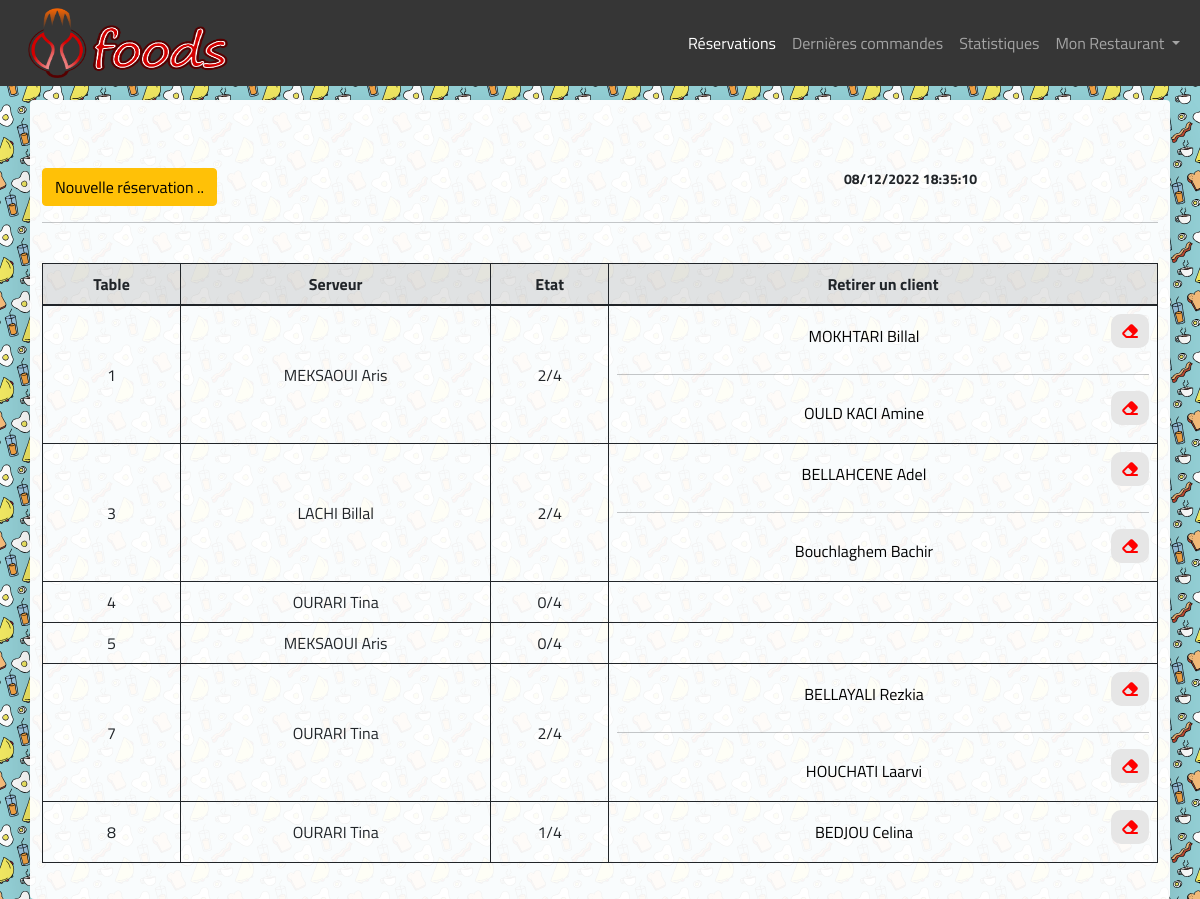
The app's page /admin/reserver.php with its own data.
### tables this page shows
CREATE TABLE `tables` (
  `numTable` int(11) NOT NULL,
  `Serveur` int(11) DEFAULT NULL
);

CREATE TABLE `serveurs` (
  `numServ` int(11) NOT NULL,
  `nom` varchar(20) DEFAULT NULL,
  `prenom` varchar(20) DEFAULT NULL
);

### admin/reserver.php (the view, shortened to what this page needs)
<!DOCTYPE html>
<html>
<head>
</head>
<body>
    <?php include("navbar.php") ?>
    <div class="container shadow-lg rounded" style="margin-top:100px">
        <br><br>
        <div class="row">
            <div class="col-md-auto">
                <button class="btn btn-warning" data-toggle="modal" data-target="#AddModalCenter">Nouvelle réservation ..</button>
            </div><br>
            <div class="col-md-8">
                <b> <small id="date" class="float-right" style="float : right"></small></b>
            </div>
        </div>
        <hr><br>
        <div class="table-responsive">
            <table class="table table-bordered border-dark">
                <thead>
                    <tr class="table-active">
                        <th class="align-middle" scope="col">Table</th>
                        <th class="align-middle" scope="col">Serveur</th>
                        <th class="align-middle" scope="col">Etat</th>
                        <th class="align-middle" scope="col">Retirer un client </th>
                    </tr>
                </thead>
                <tbody>
                    <?php
                    include("dbconn.php");
                    $sql1 = "SELECT numTable, Serveur, nom, prenom from tables, serveurs where tables.Serveur = serveurs.numServ ORDER BY numTable ASC";
                    $res1 = mysqli_query($conn, $sql1);
                    $FullTables = array();
                    $ActiveClients = array();
                    while ($row1 = mysqli_fetch_array($res1)) {
                        $table = $row1['numTable'];
                        $sql2 = "SELECT client FROM asseoir WHERE etat = 1 and numTable = '$table'";
                        $sql3 = "SELECT idClient,nom, prenom, dateNaiss,email,tel,client FROM asseoir, clients WHERE clients.idClient = asseoir.client and etat = 1 and numTable = '$table'";
                        $state = mysqli_num_rows(mysqli_query($conn, $sql2));
                        if ($state != 0) {
                            $res3 = (mysqli_query($conn, $sql3));
                        } else {
                            $res3 = NULL;
                        }
                    ?>
                        <tr <?php if (in_array($row1['numTable'], $FullTables)) echo "class='table table-danger'" ?>>
                            <td class="align-middle"><?php echo $row1['numTable'] ?></td>
                            <td class="align-middle"><?php echo $row1['nom'] . ' ' . $row1['prenom'] ?></td>
                            <td class="align-middle"><?php echo $state . '/4' ?></td>
                            <td class="align-middle"><?php $i = 0;
                                                        while ($res3 != NULL && $client = mysqli_fetch_array($res3)) {
                                                            if ($i != 0) echo '<hr>';
                                                            $i += 1;
                                                            echo '<b><button class="clients-btn" data-toggle="modal" data-target="#AddModalCenter' .  $client["idClient"] . '">' . $client['nom'] . ' ' . $client['prenom'] . '</button></b>';
                                                            echo "<a class='delete-btn float-end' href='clientOut.php?client=" . $client['client'] . "'><i class='fas fa-eraser'></i></a>";
                                                        ?>
                                <?php
                                                            array_push($ActiveClients, $client['client']);
                                                        }   ?>
                            </td>
                        </tr>
                    <?php } ?>
                </tbody>
            </table>
        </div>
    </div>
</body>
</html>

### admin/navbar.php (shortened to what this page needs)
<link rel="stylesheet" href="assets/css/navbar.css">
<link
    rel="stylesheet"
    href="https://cdnjs.cloudflare.com/ajax/libs/animate.css/4.1.1/animate.min.css"
  />
<link href="https://cdn.jsdelivr.net/npm/bootstrap@5.1.3/dist/css/bootstrap.min.css" rel="stylesheet">
<nav class="navbar navbar-expand-sm fixed-top navbar-dark">
    <div class="container-fluid">
        <a class="navbar-brand" href="#"><a href="index.php" class="text-black"><span class="text-primary"><img src="../photos/logo.png" width="200" height="70"></a></a>
        <div class="collapse navbar-collapse" id="navbarScroll">
            <ul class="navbar-nav  ms-auto mb-2 mb-lg-0 navbar-nav-scroll" style="--bs-scroll-height: 100px;">
                <li class="nav-item">
                    <a class="nav-link" id="reserver" aria-current="page" href="./reserver.php">Réservations</a>
                </li>
                <li class="nav-item">
                    <a class="nav-link" id="commands" href="./commands.php">Dernières commandes</a>
                </li>
                <li class="nav-item">
                    <a class="nav-link" id="statistics" href="./statistics.php">Statistiques</a>
                </li>
                <li class="nav-item dropdown">
                    <a class="nav-link dropdown-toggle" href="#" id="navbarScrollingDropdown" role="button" data-bs-toggle="dropdown" aria-expanded="false">
                        Mon Restaurant
                    </a>
                </li>
            </ul>
        </div>
    </div>
</nav>

### admin/assets/css/navbar.css (style rules this page uses)
body { font-family: 'Titillium Web', sans-serif!important; background-image: url("../photos/bg.svg"); background-size: 10%; background-repeat: repeat; font-weight: 600; }
b { font-family: 'Titillium Web', sans-serif!important; font-weight: 700; }
.container { padding: 20px; margin-top: 20px; background-color: rgba(255, 255, 255, 0.945); }
.navbar { background-color: rgb(54, 54, 54)!important; }
a { -webkit-transition: .3s all ease; -o-transition: .3s all ease; transition: .3s all ease; }
a, a:hover { text-decoration: none !important; }

### admin/navbar.php (style rules this page uses)
a.nav-link::before { display: none; }
.table td, .table th { text-align: center; }

### admin/reserver.php (style rules this page uses)
.clients-btn { margin: 0; background-color: transparent; border: 0; padding: 10px; border-radius: 10px; }
.delete-btn { color: red; background-color: #e6e6e6; padding: 5px 10px 5px 10px !important; border-radius: 10px; }

### records on screen
tables: numTable "1", Serveur.nom "MEKSAOUI", Serveur.prenom "Aris", state "2", nom "MOKHTARI", prenom "Billal", nom "OULD KACI", prenom "Amine"
tables: numTable "3", Serveur.nom "LACHI", Serveur.prenom "Billal", state "2", nom "BELLAHCENE", prenom "Adel", nom "Bouchlaghem", prenom "Bachir"
tables: numTable "4", Serveur.nom "OURARI", Serveur.prenom "Tina", state "0"
tables: numTable "5", Serveur.nom "MEKSAOUI", Serveur.prenom "Aris", state "0"
tables: numTable "7", Serveur.nom "OURARI", Serveur.prenom "Tina", state "2", nom "BELLAYALI", prenom "Rezkia", nom "HOUCHATI", prenom "Laarvi"
tables: numTable "8", Serveur.nom "OURARI", Serveur.prenom "Tina", state "1", nom "BEDJOU", prenom "Celina"
